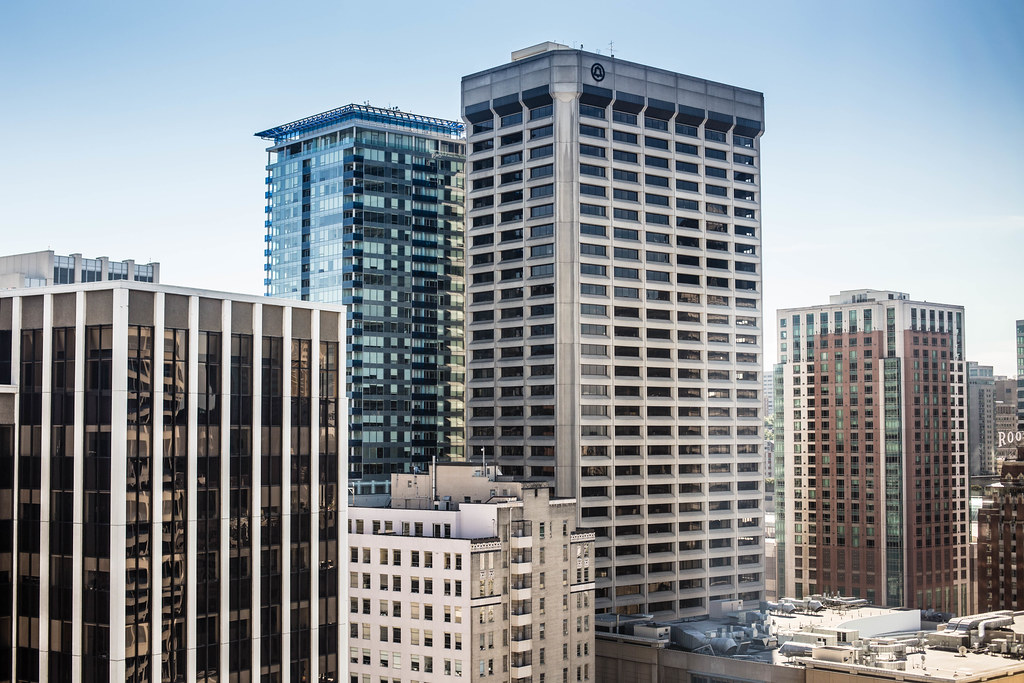
#> input picture building.jpg, 1024 x 683 px
$ python main.py
#> lines starting #> are read from the running program, lines starting #| are printed output that depends on the picture
import numpy as np
from PIL import Image

# Function to load an image from a file path
def load_image(file_path):
#> called with file_path = 'building.jpg'
    img = Image.open(file_path)
#> img is the input picture: PIL image 1024x683 RGB; mean R, G, B 138.9, 144.2, 149
    return img

# Function to resize an image DOWN to (num_pixels x num_pixels) pixels
def scale_img_down(img, dimensions):
#> called with dimensions = (400, 500)
    resized_img = img.resize(dimensions, resample=Image.Resampling.NEAREST)  # Changed to NEAREST
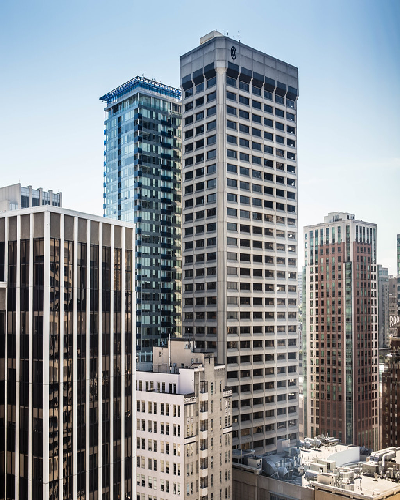
#> resized_img: PIL image 400x500 RGB; mean R, G, B 139.3, 144.6, 149.4
    return resized_img

# Function to resize an image UP to original dimensions
def scale_img_up(img, dimensions):
    resized_img = img.resize(dimensions, resample=Image.Resampling.NEAREST)
    return resized_img

# Function to convert a PIL image to a numpy array
def convert_img_to_array(img):
    arr = np.array(img)
    return arr

# Function to convert a numpy array to a PIL image
def convert_array_to_img(arr):
    img = Image.fromarray(arr.astype("uint8"), "RGB")
    return img

# LEGO tile colors dictionary
lego_colors = {
    "blue": (70, 158, 209),
    "black": (47, 47, 47),
    "brown": (130, 94, 65),
    "grey": (124, 124, 124),
    "peach": (247, 188, 153),
    "white": (245, 245, 242),
    "red": (222, 20, 20)
}

# Function to calculate Euclidean distance between two RGB tuples
def get_rgb_distance(rgb1, rgb2):
    return np.sqrt(sum((rgb1[i] - rgb2[i])**2 for i in range(3)))

# Function to get the LEGO tile with the smallest Euclidean distance
def get_closest_lego_pixel(pixel):
    min_dist = float("inf")
    closest_color = None
    for color, rgb in lego_colors.items():
        dist = new_func(pixel, rgb)
        if dist < min_dist:
            min_dist = dist
            closest_color = rgb  # Store the RGB value, not the name
    return closest_color

def new_func(pixel, rgb):
    dist = get_rgb_distance(pixel, rgb)
    return dist

# Function to convert an image array to LEGO-style blocks
def get_lego_array(pixel_arr, block_size=1):
#> called with block_size = 1
    h, w, _ = pixel_arr.shape
#> h = 500; w = 400
    lego_arr = np.zeros((h, w, 3), dtype=np.uint8)

    # Process image in block chunks
    for row in range(0, h, block_size):
        for col in range(0, w, block_size):
            block = pixel_arr[row:row+block_size, col:col+block_size]

            # Get the average color of the block
            avg_color = np.mean(block, axis=(0, 1))

            # Find the closest LEGO color
            lego_color = get_closest_lego_pixel(avg_color)

            # Fill the block with the LEGO color
            lego_arr[row:row+block_size, col:col+block_size] = lego_color
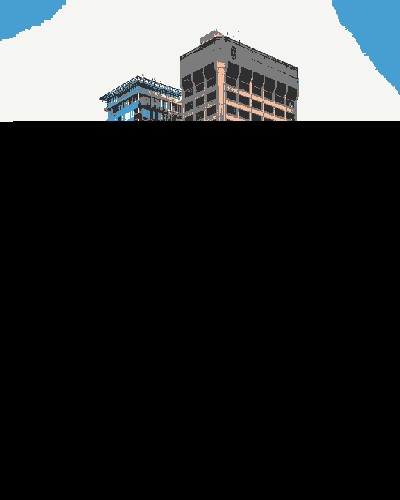
#> lego_arr: shape (500, 400, 3); mean R, G, B 46.6, 49, 49.8

    return lego_arr

# Main procedure
if __name__ == "__main__":
    file_path = "building.jpg"  # Replace with your image file
    img = load_image(file_path)

    # Scale the image down to simplify it before LEGO processing
    small_img = scale_img_down(img, dimensions=(400, 500))  #How to create Mosaic Effect

    # Convert image to numpy array
    small_img_array = convert_img_to_array(small_img)

    # Convert the pixel array to LEGO-style block colors
#> (the run stopped early here; a loop or call above may not have finished)
